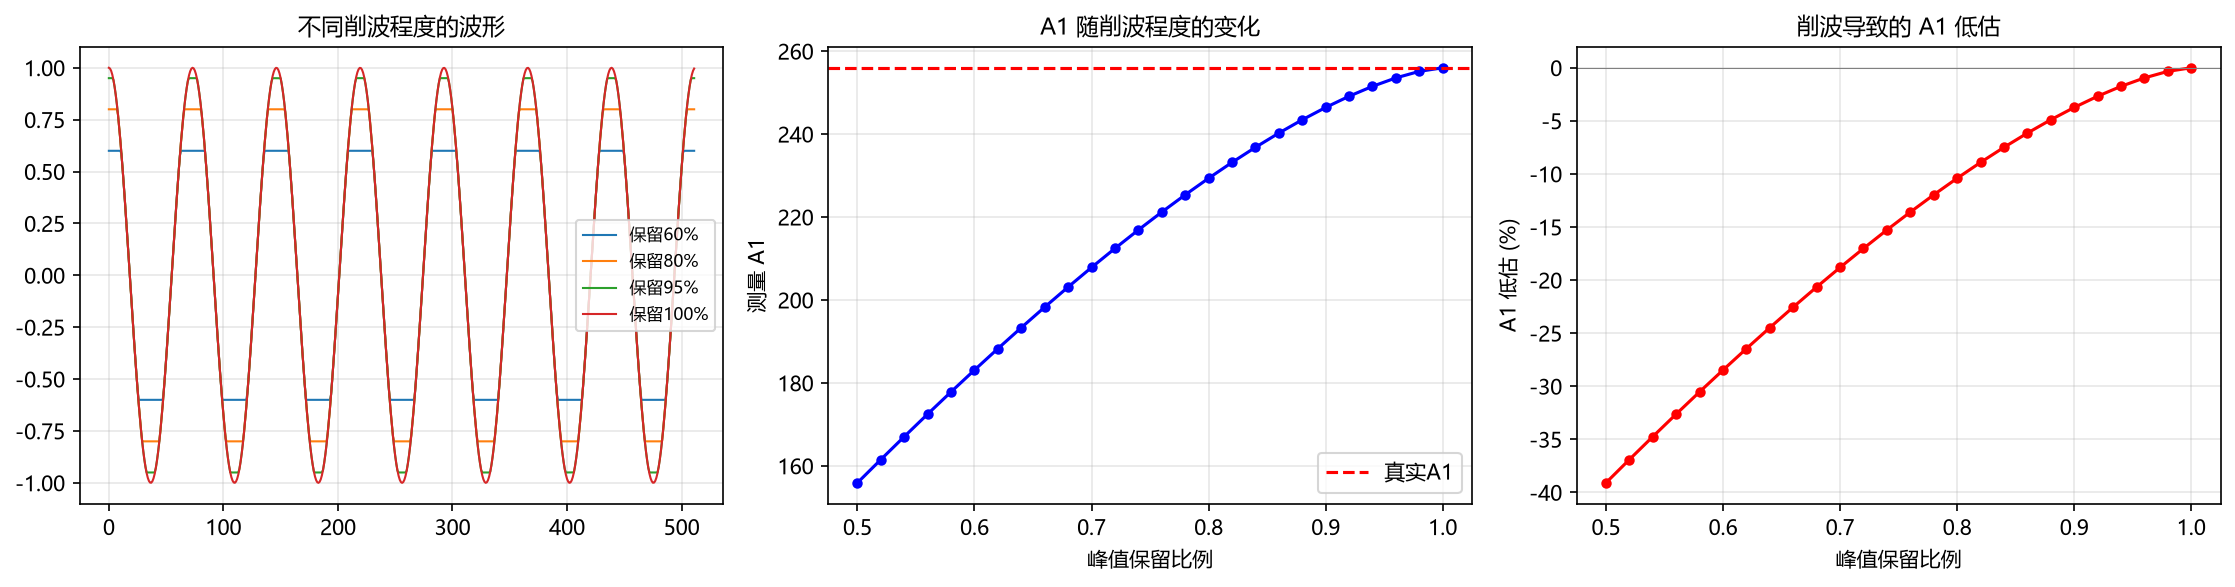

Source code (Python):
"""
模拟削波对 A1 的影响
"""
import numpy as np
import matplotlib
matplotlib.use('Agg')
matplotlib.rcParams['font.sans-serif'] = ['Microsoft YaHei', 'SimHei']
matplotlib.rcParams['axes.unicode_minus'] = False
import matplotlib.pyplot as plt

n = 512
cycles = 7
t = np.arange(n)
true_amp = 1.0
pure = true_amp * np.cos(2 * np.pi * cycles * t / n)

clip_levels = np.arange(0.5, 1.01, 0.02)

true_a1 = np.abs(np.fft.rfft(pure))[cycles]
print(f"原始(无削波) A1 = {true_a1:.2f}")
print(f"\n削波程度 → A1 → 低估%")
print("-" * 40)

results = []
for cl in clip_levels:
    clipped = np.clip(pure, -cl, cl)
    mag = np.abs(np.fft.rfft(clipped))
    a1_m = mag[cycles]
    loss = (a1_m - true_a1) / true_a1 * 100
    results.append((cl, a1_m, loss))
    print(f"  峰值保留{cl*100:5.1f}%  A1={a1_m:8.2f}  低估{loss:+.2f}%")

fig, axes = plt.subplots(1, 3, figsize=(15, 4))

ax = axes[0]
for cl in [0.6, 0.8, 0.95, 1.0]:
    clipped = np.clip(pure, -cl, cl)
    ax.plot(clipped, label=f"保留{cl*100:.0f}%", linewidth=1)
ax.set_title("不同削波程度的波形", fontsize=11)
ax.legend(fontsize=8)
ax.grid(True, alpha=0.3)

ax = axes[1]
cls = [r[0] for r in results]
a1s = [r[1] for r in results]
ax.plot(cls, a1s, 'b-o', markersize=4)
ax.axhline(true_a1, color='r', linestyle='--', label='真实A1')
ax.set_xlabel('峰值保留比例')
ax.set_ylabel('测量 A1')
ax.set_title('A1 随削波程度的变化', fontsize=11)
ax.grid(True, alpha=0.3)
ax.legend()

ax = axes[2]
losses = [r[2] for r in results]
ax.plot(cls, losses, 'r-o', markersize=4)
ax.axhline(0, color='gray', linewidth=0.5)
ax.set_xlabel('峰值保留比例')
ax.set_ylabel('A1 低估 (%)')
ax.set_title('削波导致的 A1 低估', fontsize=11)
ax.grid(True, alpha=0.3)

plt.tight_layout()
out = r'd:\project\work\swa\swa\scripts\clipping_simulation.png'
fig.savefig(out, dpi=150, bbox_inches='tight')
print(f"\n已保存: {out}")
plt.close(fig)
